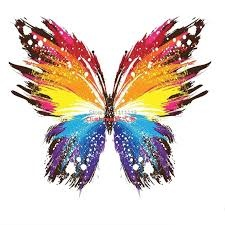
#> input picture A-TEMEL ÇALIŞMA/11-grileştirme/kelebek.jpg, 225 x 225 px
$ python 'grilestirmeAritmetikİslemler.py'
#> lines starting #> are read from the running program, lines starting #| are printed output that depends on the picture
import cv2
import numpy as np
resim1=cv2.imread("kelebek.jpg")
#> resim1 is the input picture: shape (225, 225, 3); mean B, G, R 194.3, 202, 215
resim2=cv2.imread("kus.jpg")
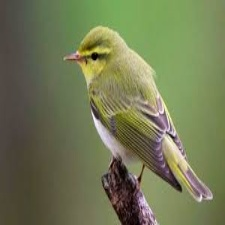
#> input picture A-TEMEL ÇALIŞMA/11-grileştirme/kus.jpg, 225 x 225 px
#> resim2 is the input picture: shape (225, 225, 3); mean B, G, R 84.3, 120.9, 114.2
#grileştirme işlemi yapacağız şimdi
resimgri=cv2.cvtColor(resim1,cv2.COLOR_BGR2GRAY)
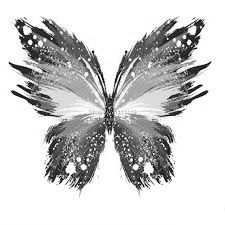
#> resimgri: shape (225, 225); min 0, max 255, mean 205
resim11=resim1[: ,:,0]
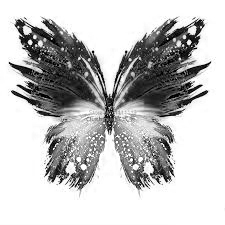
#> resim11: shape (225, 225); min 0, max 255, mean 194.3

cv2.imshow("sıfırlı resm",resim11)

cv2.imshow("ilk resim",resim1)

cv2.imshow("grileştirilmiş",resimgri)

#bu çalışmada iki farklı gri resim elde ettik.

#şimdi elde edilen resimlerin yükseklik genişlik ve kanal sayılarını çıkartmamız gerekmektedir.
#bakalım ne gibi değişilkikler oldu

yukseklik,genislik,kanalSayisi=resim1.shape
#> yukseklik = 225; genislik = 225; kanalSayisi = 3

print("orjinal",yukseklik,genislik,kanalSayisi)
#| orjinal 225 225 3

#grileştirince kanal sayısı 1 olacağından shape hata verir.
yukseklik,genislik=resim11.shape
print("sıfırlı",yukseklik,genislik)
#| sıfırlı 225 225
yukseklik,genislik=resimgri.shape
print("gri",yukseklik,genislik)
#| gri 225 225
cv2.waitKey(0)
cv2.destroyAllWindows()
